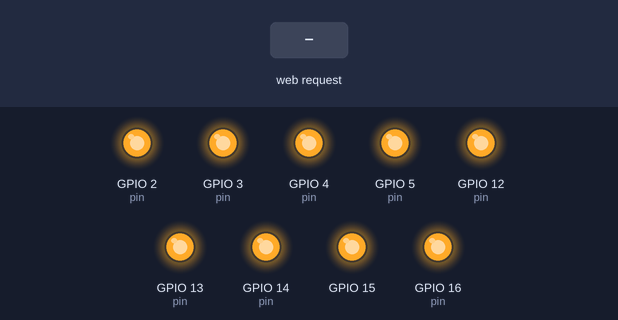
Bench run of a sketch on a simulated ESP8266 (NodeMCU). Shown: output pins drawn as LEDs (lit = HIGH). The test bench sets the inputs (shaded band). WiFi joins after 1.5 s; servers stay silent unless stated; what the sketch prints to the serial monitor is not drawn.

Above: at 3.7 s.
3.8 s: HTTP request GET /gpio/2/1 received
At 4.2 s:
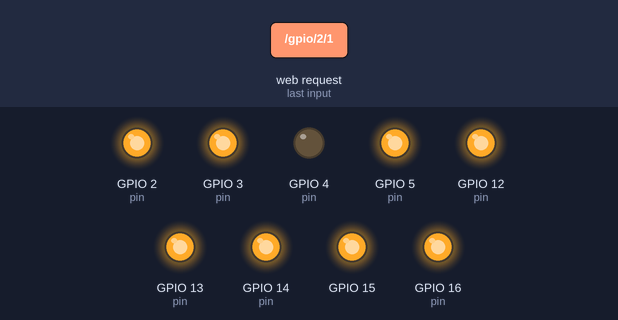
5.3 s: HTTP request GET /gpio/4/1 received
At 6.5 s:
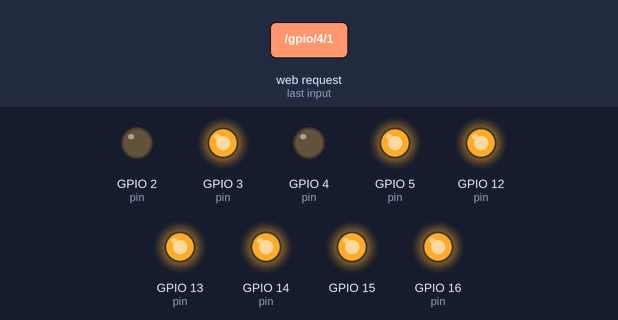
6.8 s: HTTP request GET /gpio/2/0 received
At 7.7 s:
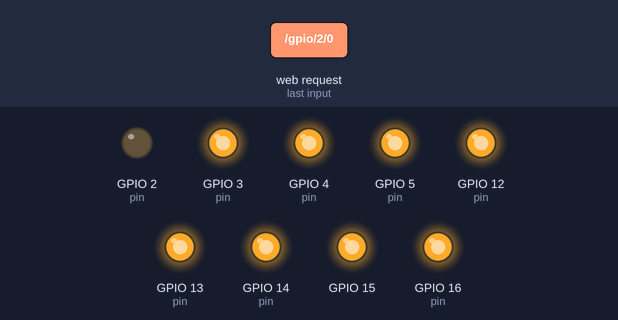
8.3 s: HTTP request GET /gpio/6/1 received
At 8.9 s:
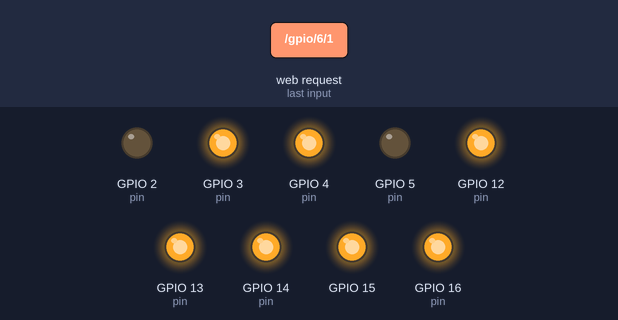
9.8 s: HTTP request GET /gpio/4/0 received
At 11.0 s:
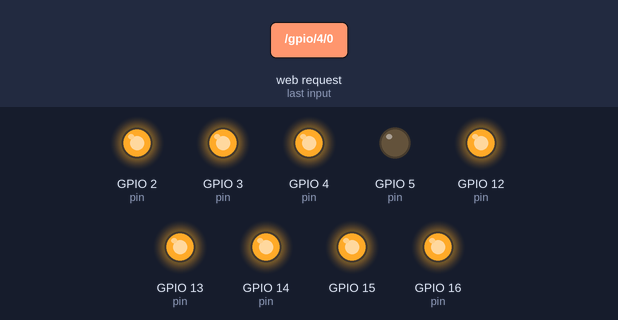
11.3 s: HTTP request GET /gpio/8/1 received
At 12.3 s:
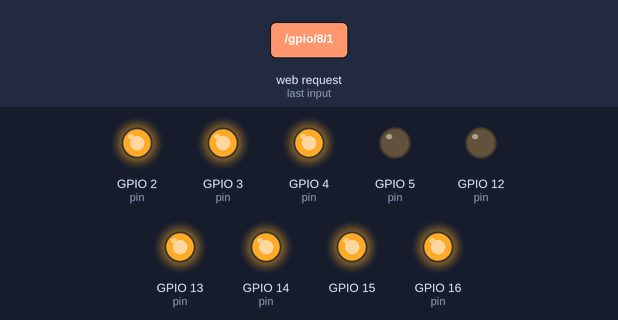
Timing chart, 0 to 13.8 s (numbered marks = the images above; inputs shaded):
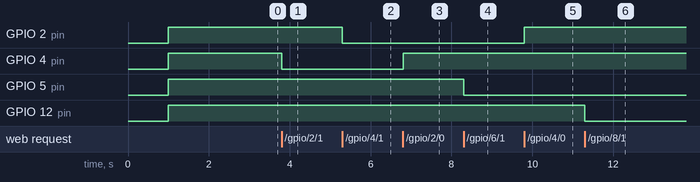

Measured:
- after the input at 3.8 s, GPIO 4 (pin): HIGH → LOW at once
- after the input at 5.3 s, GPIO 2 (pin): HIGH → LOW at once
- after the input at 6.8 s, GPIO 4 (pin): LOW → HIGH at once
- after the input at 8.3 s, GPIO 5 (pin): HIGH → LOW at once
- after the input at 9.8 s, GPIO 2 (pin): LOW → HIGH at once
- after the input at 11.3 s, GPIO 12 (pin): HIGH → LOW at once

The sketch:

relay_head_1.ino
```cpp
// relay_head_1
// even
#include <ESP8266WiFi.h>

const char* ssid = "...";
const char* password = "...";
IPAddress ip(2, 2, 2, 224);
IPAddress gateway(2,2,2,2);
IPAddress subnet(255,255,255,0);

// Create an instance of the server
// specify the port to listen on as an argument
WiFiServer server(80);

void setup() {
  Serial.begin(115200);
  delay(1000);

  // prepare GPIO  pins
  pinMode(16, OUTPUT);
  pinMode(14, OUTPUT);
  pinMode(13, OUTPUT);
  pinMode(12, OUTPUT);
  pinMode(5, OUTPUT);
  pinMode(3, OUTPUT);
  pinMode(2, OUTPUT);
 // pinMode(1, OUTPUT);
  pinMode(4, OUTPUT);
    pinMode(15, OUTPUT);

 // clear relay state

  digitalWrite(16, 1);
  digitalWrite(14, 1);
  digitalWrite(13, 1);
  digitalWrite(12, 1);
  digitalWrite(5, 1);
  digitalWrite(3, 1);
  digitalWrite(2, 1);
 // digitalWrite(1, 1);
  digitalWrite(4, 1);
    digitalWrite(15, 1);

  // Connect to WiFi network
  Serial.println();
  Serial.println();
  Serial.print("Connecting to ");
  Serial.println(ssid);

  WiFi.config(ip, gateway, subnet);
  WiFi.begin(ssid, password);

  while (WiFi.status() != WL_CONNECTED) {
    delay(500);
    Serial.print(".");
  }
  Serial.println("");
  Serial.println("WiFi connected");

  // Start the server
  server.begin();
  Serial.println("Server started");

  // Print the IP address
  Serial.println(WiFi.localIP());
}

void loop() {
  // Check if a client has connected
  WiFiClient client = server.available();
  if (!client) {
    return;
  }

  // Wait until the client sends some data
  Serial.println("new client");
  while(!client.available()){
    delay(1);
  }

  // Read the first line of the request
  String req = client.readStringUntil('\r');
  Serial.println(req);
  client.flush();

  // Match the request
 int pin;
 int state;
 int relay;
 String pwr_state;

// # ESP8266   GPIO 4 = pin  22
  if (req.indexOf("/gpio/2/1") != -1)
  {
    pin= 4;
    state = 0;
    relay = 2;

  }
  else if (req.indexOf("/gpio/2/0") != -1)
  {
    pin = 4;
    state = 1;
    relay = 2;
  }
//# ESP8266   GPIO 2 = pin 20
  else if (req.indexOf("/gpio/4/1") != -1)
  {
    pin= 2;
    state = 0;
    relay = 4;

  }
  else if (req.indexOf("/gpio/4/0") != -1)
  {
    pin = 2;
    state = 1;
    relay = 4;
  }


//# ESP8266   GPIO 5 = PIN 11
  else if (req.indexOf("/gpio/6/1") != -1)
  {
    pin= 5;
    state = 0;
    relay = 6;
  }
  else if (req.indexOf("/gpio/6/0") != -1)
  {
    pin = 5;
    state = 1;
    relay = 6;
  }
//# ESP8266   GPIO 12 = pin 16
  else if (req.indexOf("/gpio/8/1") != -1)
  {
    pin= 12;
    state = 0;
    relay = 8;
  }
  else if (req.indexOf("/gpio/8/0") != -1)
  {
    pin = 12;
    state = 1;
    relay = 8;
  }

//# ESP8266   GPIO 13 = pin 18
  else if (req.indexOf("/gpio/10/1") != -1)
  {
    pin= 13;
    state = 0;
    relay = 10;
  }
  else if (req.indexOf("/gpio/10/0") != -1)
  {
    pin = 13;
    state = 1;
    relay = 10;
  }

//# ESP8266   GPIO 14 = pin 17
  else if (req.indexOf("/gpio/12/1") != -1)
  {
    pin= 14;
    state = 0;
    relay = 12;
  }
  else if (req.indexOf("/gpio/12/0") != -1)
  {
    pin = 14;
    state = 1;
    relay = 12;
  }


//# ESP8266   GOPIO 3 = pin 4
  else if (req.indexOf("/gpio/14/1") != -1)
  {
    pin= 3;
    state = 0;
    relay = 14;
  }
 else if (req.indexOf("/gpio/14/0") != -1)
  {
    pin = 3;
    state = 1;
    relay = 14;
  }

//# ESP8266   GPIO 16 = pin 15
 else if (req.indexOf("/gpio/16/1") != -1)

  {
    pin= 16;
    state = 0;
    relay = 16;

  } else if (req.indexOf("/gpio/16/0") != -1)

  {
    pin = 16;
    state = 1;
    relay = 16;


} else {
    client.println("invalid request");
    client.stop();
    return;
  }


  digitalWrite(pin, state);
      Serial.print("pin: ");
      Serial.println(pin);
      Serial.print("state: ");
  Serial.println(state);

  client.flush();

if (state == 0 ) {
  pwr_state = "on";
} else {
  pwr_state = "off";
}
  // Prepare the response
  String s = "HTTP/1.1 200 OK\r\nContent-Type: text/html\r\n\r\nRELAY: ";
  s += (relay);
  s += ("\nSTATE\: " );
  s += pwr_state;
  s += "\n";

  // Send the response to the client
  client.print(s);
  delay(1);
  Serial.println("Client disonnected");

  // The client will actually be disconnected
  // when the function returns and 'client' object is detroyed
}
```
